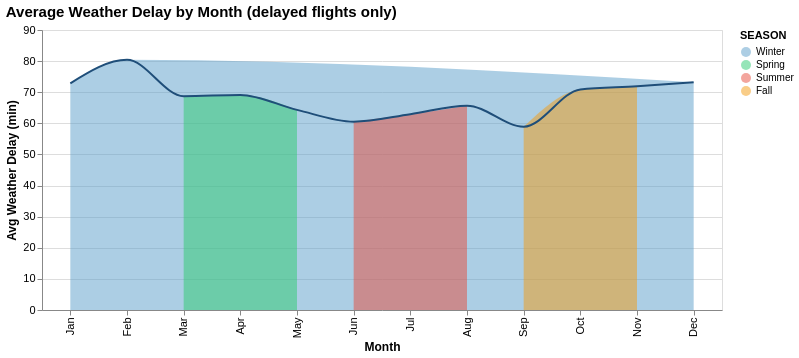

The notebook cell saved with this chart:
### Markdown cell above
### 3.3 Weather Delay Seasonality  *(Altair)*
**Chart type:** Altair layered area chart  
**Why this chart:** An area chart emphasizes volume over time; layering winter and summer seasons uses color to communicate without requiring a legend explanation.

### Code cell
# ── Aggregate weather delay by month across all years
if 'DELAY_DUE_WEATHER' in df.columns:

    # ── Filter to flights with an actual weather delay, then aggregate ──────
    weather_month = (
        df[df['DELAY_DUE_WEATHER'] > 0]        # ← only weather-delayed flights
        .groupby('MONTH')['DELAY_DUE_WEATHER']
        .mean()
        .reset_index()
        .rename(columns={'DELAY_DUE_WEATHER': 'avg_weather_delay'})
    )
    weather_month['MONTH_NAME'] = weather_month['MONTH'].map(MONTH_NAMES)
    weather_month['SEASON']     = weather_month['MONTH'].map(get_season)

    # ── Altair area chart with season-based color
    area = alt.Chart(weather_month).mark_area(
        interpolate='monotone', opacity=0.5
    ).encode(
        x=alt.X('MONTH:O',
                 axis=alt.Axis(labelExpr="['Jan','Feb','Mar','Apr','May','Jun','Jul','Aug','Sep','Oct','Nov','Dec'][datum.value - 1]",
                               title='Month')),
        y=alt.Y('avg_weather_delay:Q',
                 axis=alt.Axis(title='Avg Weather Delay (min)')),
        color=alt.Color('SEASON:N',
                         scale=alt.Scale(domain=['Winter','Spring','Summer','Fall'],
                                         range=['#5B9EC9','#2ecc71','#e74c3c','#f39c12'])),
        tooltip=[
            alt.Tooltip('MONTH_NAME:N',         title='Month'),
            alt.Tooltip('avg_weather_delay:Q',  title='Avg Weather Delay (min)', format='.1f'),
            alt.Tooltip('SEASON:N',             title='Season')
        ]
    )

    line = alt.Chart(weather_month).mark_line(
        color='#1F4E79', strokeWidth=2, interpolate='monotone'
    ).encode(
        x='MONTH:O',
        y='avg_weather_delay:Q'
    )

    chart_weather = (
        (area + line)
        .properties(
            title='Average Weather Delay by Month (delayed flights only)',
            width=680, height=280
        )
        .configure_title(fontSize=15, anchor='start')
        .configure_axis(labelFontSize=11, titleFontSize=12)
    )

    display(chart_weather)
else:
    print('WEATHER_DELAY column not found — update CAUSE_COLS mapping above.') # it happened :)

### Figure 1 — Vega-Lite specification as saved in the notebook (floating-point values rounded to 4 significant figures)
{"config": {"view": {"continuousWidth": 300, "continuousHeight": 300}, "axis": {"labelFontSize": 11, "titleFontSize": 12}, "title": {"anchor": "start", "fontSize": 15}}, "layer": [{"mark": {"type": "area", "interpolate": "monotone", "opacity": 0.5}, "encoding": {"color": {"field": "SEASON", "scale": {"domain": ["Winter", "Spring", "Summer", "Fall"], "range": ["#5B9EC9", "#2ecc71", "#e74c3c", "#f39c12"]}, "type": "nominal"}, "tooltip": [{"field": "MONTH_NAME", "title": "Month", "type": "nominal"}, {"field": "avg_weather_delay", "format": ".1f", "title": "Avg Weather Delay (min)", "type": "quantitative"}, {"field": "SEASON", "title": "Season", "type": "nominal"}], "x": {"axis": {"labelExpr": "['Jan','Feb','Mar','Apr','May','Jun','Jul','Aug','Sep','Oct','Nov','Dec'][datum.value - 1]", "title": "Month"}, "field": "MONTH", "type": "ordinal"}, "y": {"axis": {"title": "Avg Weather Delay (min)"}, "field": "avg_weather_delay", "type": "quantitative"}}}, {"mark": {"type": "line", "color": "#1F4E79", "interpolate": "monotone", "strokeWidth": 2}, "encoding": {"x": {"field": "MONTH", "type": "ordinal"}, "y": {"field": "avg_weather_delay", "type": "quantitative"}}}], "data": {"name": "data-0cd48de402e7c2750c9dfe23e0b3d5c0"}, "height": 280, "title": "Average Weather Delay by Month (delayed flights only)", "width": 680, "$schema": "https://vega.github.io/schema/vega-lite/v5.20.1.json", "datasets": {"data-0cd48de402e7c2750c9dfe23e0b3d5c0": [{"MONTH": 1, "avg_weather_delay": 72.87, "MONTH_NAME": "Jan", "SEASON": "Winter"}, {"MONTH": 2, "avg_weather_delay": 80.4, "MONTH_NAME": "Feb", "SEASON": "Winter"}, {"MONTH": 3, "avg_weather_delay": 68.73, "MONTH_NAME": "Mar", "SEASON": "Spring"}, {"MONTH": 4, "avg_weather_delay": 69.13, "MONTH_NAME": "Apr", "SEASON": "Spring"}, {"MONTH": 5, "avg_weather_delay": 64.33, "MONTH_NAME": "May", "SEASON": "Spring"}, {"MONTH": 6, "avg_weather_delay": 60.54, "MONTH_NAME": "Jun", "SEASON": "Summer"}, {"MONTH": 7, "avg_weather_delay": 62.92, "MONTH_NAME": "Jul", "SEASON": "Summer"}, {"MONTH": 8, "avg_weather_delay": 65.67, "MONTH_NAME": "Aug", "SEASON": "Summer"}, {"MONTH": 9, "avg_weather_delay": 58.91, "MONTH_NAME": "Sep", "SEASON": "Fall"}, {"MONTH": 10, "avg_weather_delay": 70.91, "MONTH_NAME": "Oct", "SEASON": "Fall"}, {"MONTH": 11, "avg_weather_delay": 71.91, "MONTH_NAME": "Nov", "SEASON": "Fall"}, {"MONTH": 12, "avg_weather_delay": 73.2, "MONTH_NAME": "Dec", "SEASON": "Winter"}]}}
